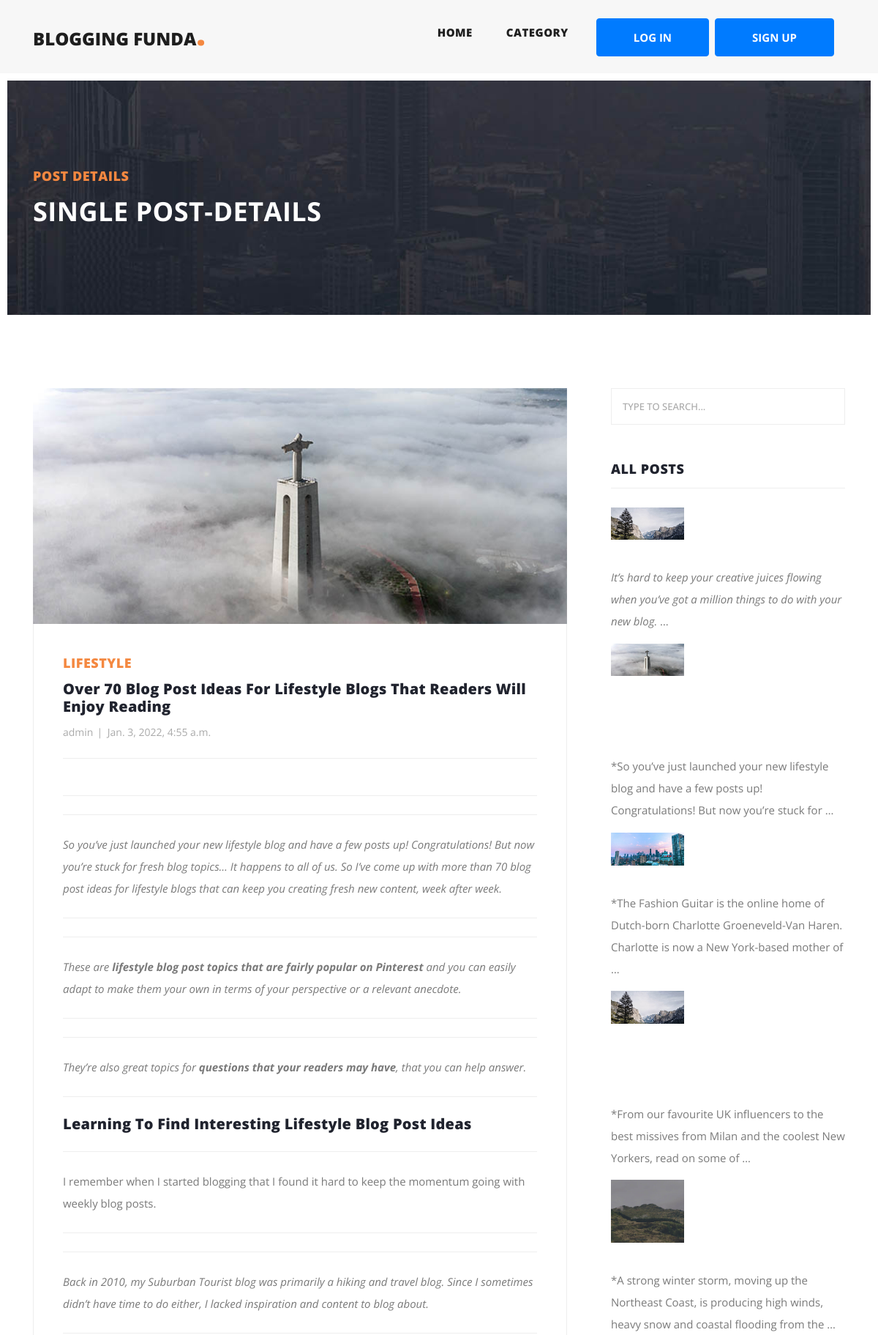
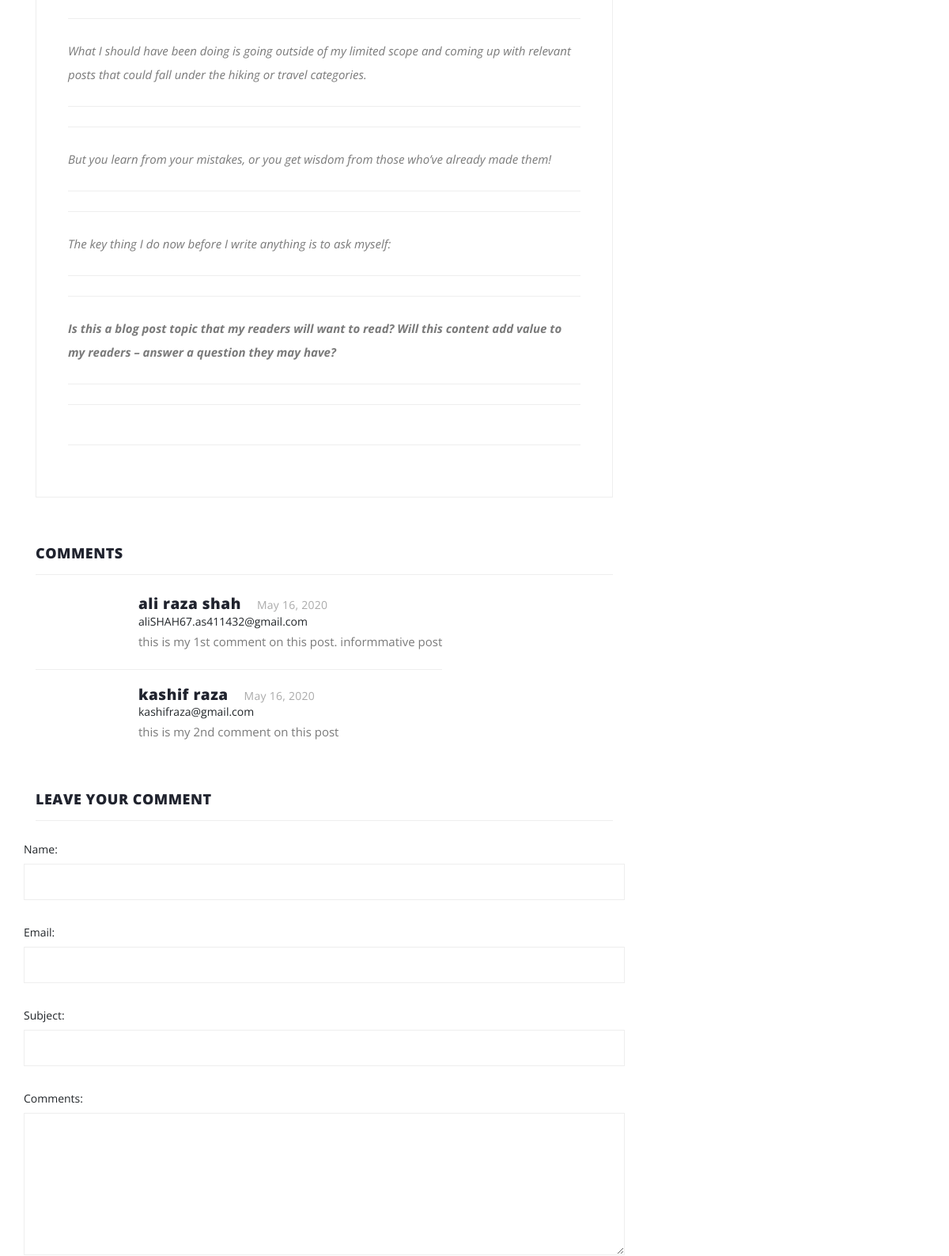
Page /post-details/2ndpost (upper part) on the committed database (2 pictures, top to bottom).
### BlogApp/models.py (models this page shows, shortened)
class Post(models.Model):
    post_id = models.AutoField(primary_key=True)
    title = models.CharField(max_length=100)
    author = models.ForeignKey('auth.User',on_delete=models.CASCADE,)
    content = models.TextField()
    url = models.CharField(max_length=100)
    cat = models.ForeignKey(Category,on_delete=models.CASCADE)
    img = models.ImageField(upload_to = 'post/')
    add_date = models.DateTimeField(auto_now_add=True, null=True)
    tag = models.CharField(max_length=50,null=True)

class Category(models.Model):
    cat_id = models.AutoField(primary_key=True)
    title = models.CharField(max_length=100)
    author = models.ForeignKey('auth.User',on_delete=models.CASCADE,)
    description = models.TextField()
    url = models.CharField(max_length=100)
    img = models.ImageField(upload_to = 'catogery/')

class PostComments(models.Model):
    name = models.CharField(max_length=250)
    email = models.EmailField()
    subject = models.CharField(max_length=250)
    comments = models.TextField()

### BlogApp/views.py (the view, shortened to what this page needs)
# urls.py: path('post-details/<slug:url>',postdetails, name = 'post-details'),
def postdetails(request,url):
    forms = PostCommentsforms(request.POST or None)
    postcomments = PostComments.objects.all()
    posts = Post.objects.get(url=url)
    cats = Category.objects.all()
    all_posts = Post.objects.all()
    return render(request,'post-details.html',{'cats':cats,'posts':posts,'all_posts':all_posts,'forms': forms,'postcomments':postcomments})

### BlogApp/forms.py
class PostCommentsforms(forms.ModelForm):
    class Meta:
        model = PostComments
        fields = ['name','email','subject','comments']
        widget = {'name':forms.TextInput(attrs={'class':'form-control','placeholder':'Your Name'}),'email':forms.EmailField(),'subject':forms.TextInput(attrs={'class':'form-control','placeholder':'Subject Line'}),'Comments':forms.Textarea(attrs={'class':'form-control','placeholder':'Write comments here'})}

### BlogApp/templatetags/markdownsupport.py (called while the page is built)
@register.filter
def convert_markdown(value):
    return markdown.markdown(value)

### templates/post-details.html (shortened to what this page needs)
{% extends 'base.html' %}{% load static %}{% load markdownsupport %}{% block title %}POST-DETAILS{% endblock title %}{% block content %}
<header class="">
    {% include 'header.html'%}
</header>
<div class="heading-page header-text">
    <section class="page-heading">
        <div class="container">
            <div class="row">
                <div class="col-lg-12">
                    <div class="text-content">
                        <h4>Post Details</h4>
                        <h2>
                            SINGLE POST-DETAILS
                        </h2>
                    </div>
                </div>
            </div>
        </div>
    </section>
</div>
<section class="blog-posts grid-system">
    <div class="container">
        <div class="row">
            <div class="col-lg-8">
                <div class="all-blog-posts">
                    <div class="row">
                        <div class="col-lg-12">
                            <div class="blog-post">
                                <div class="blog-thumb">
                                    <img src="/media/{{posts.img}}" alt="">
                                </div>
                                <div class="down-content">
                                    <a href="/allpostonecatogery/{{posts.cat.url}}"><span>{{posts.cat.title}}</span></a>
                                    <a href="post-details.html">
                                        <h4>{{posts.title}}</h4>
                                    </a>
                                    <ul class="post-info">
                                        <li><a href="#">{{posts.author}}</a></li>
                                        <li><a href="#">{{posts.add_date}}</a></li>
                                    </ul>
                                    <p>{{posts.content|convert_markdown|safe}}</p>
                                </div>
                            </div>
                        </div>
                        <div class="col-lg-12">
                            <div class="sidebar-item comments">
                                <div class="sidebar-heading">
                                    <h2> comments</h2>
                                </div>
                                <div class="content">
                                    <ul>{% for postcomment in postcomments%}
                                        <li>
                                            <div class="right-content">
                                                <h4>{{postcomment.name}}<span>May 16, 2020</span></h4>
                                                <span>{{postcomment.email}}</span>
                                                <p>{{postcomment.comments | truncatewords:50}}
                                                </p>
                                            </div>
                                        </li>{% endfor %}
                                    </ul>
                                </div>
                            </div>
                        </div>
                        <div class="col-lg-12">
                            <div class="sidebar-item submit-comment">
                                <div class="sidebar-heading">
                                    <h2>Leave Your comment</h2>
                                </div>
                                <div class="content">
                                    <form id="comment" action="#" method="post">
                                        <div class="row">
                                            {{forms.as_table}}
                                        </div>
                                    </form>
                                </div>
                            </div>
                        </div>
                    </div>
                </div>
            </div>
            <div class="col-lg-4">
                <div class="sidebar">
                    <div class="row">
                        <div class="col-lg-12">
                            <div class="sidebar-item search">
                                <form id="search_form" name="gs" method="GET" action="#">
                                    <input type="text" name="q" class="searchText" placeholder="type to search..." autocomplete="on">
                                </form>
                            </div>
                        </div>
                        <div class="col-lg-12">
                            <div class="sidebar-item categories">
                                <div class="sidebar-heading">
                                    <h2>All Posts</h2>
                                </div>
                                <div class="content">
                                    <ul>
                                        <li>
                                            <ul class="collection">
                                                {% for all_post in all_posts %}
                                                <li class="collection-item avatar">
                                                    <a href="/post-details/{{all_post.url}}"><img src=" /media/{{all_post.img}} " alt=" " class="circle " style="width: 100px;"></a>
                                                    <a href="/post-details/{{all_post.url}} "><span class="title ">{{all_post.title}}</span></a>
                                                    <p>{{all_post.content |truncatewords:20|convert_markdown|safe}}
                                                    </p>
                                                </li>{% endfor %}
                                            </ul>
                                        </li>
                                        <br>
                                    </ul>
                                </div>
                            </div>
                        </div>
                    </div>
                </div>
            </div>
        </div>
    </div>
</section>
<footer>
    {% include 'footer.html' %}
</footer>{% endblock content %}

### static/css/main-1.css (style rules this page uses)
.row { display: -webkit-box; display: -webkit-flex; display: -moz-box; display: -ms-flexbox; display: flex; -webkit-flex-wrap: wrap; -ms-flex-wrap: wrap; flex-wrap: wrap; }
html { -webkit-box-sizing: border-box; -moz-box-sizing: border-box; box-sizing: border-box; }
* { padding: 0; margin: 0; }
*, *:before, *:after { -webkit-box-sizing: inherit; -moz-box-sizing: inherit; box-sizing: inherit; }
body, h1, h2, h3, h4, h5, h6, blockquote, p, pre, dl, dd, ol, ul, figure, hr, fieldset, legend { margin: 0; padding: 0; }
li > ol, li > ul { margin-bottom: 0; }
body { font-family: "Open Sans", "Arial", "Helvetica Neue", sans-serif; font-weight: 400; font-size: 14px; }
h1, h2, h3, h4, h5, h6 { font-weight: 400; }
h2 { font-size: 30px; }
h4 { font-size: 18px; }
input { outline: none; margin: 0; border: none; -webkit-box-shadow: none; -moz-box-shadow: none; box-shadow: none; width: 100%; font-size: 14px; font-family: inherit; }
.title { font-size: 24px; text-transform: uppercase; font-weight: 700; text-align: center; color: #fff; }

### rows in the picture
Post: img (picture), cat "LIFESTYLE", title "Over 70 Blog Post Ideas For Lifestyle Blogs That Readers Will Enjoy Reading", author "admin", add_date "Jan. 3, 2022, 4:55 a.m.", content|convert_markdown "So you’ve just launched your new lifestyle blog and have a few posts up! Congratulations! But now you’re stuck for fresh blog topics… It happens to all of us. So I’ve come up with more than 70 blog post ideas for lifestyle blogs that can keep you creating fresh new content, week after week. These are lifestyle blog post topics that are fairly popular on Pinterest and you can easily adapt to make them your own in terms of your perspective or a relevant anecdote. They’re also great topics for questions that your readers may have , that you can help answer. Learning To Find Interesting Lifestyle Blog Post Ideas I remember when I started blogging that I found it hard to keep the momentum going…", content|convert_markdown "*So you’ve just launched your new lifestyle blog and have a few posts up! Congratulations! But now you’re stuck for …"
PostComments: name "ali raza shah", email "aliSHAH67.as411432@gmail.com", comments "this is my 1st comment on this post. informmative post"
PostComments: name "kashif raza", email "kashifraza@gmail.com", comments "this is my 2nd comment on this post"
Post: img (picture), content|convert_markdown "It’s hard to keep your creative juices flowing when you’ve got a million things to do with your new blog. …"
Post: img (picture), content|convert_markdown "*The Fashion Guitar is the online home of Dutch-born Charlotte Groeneveld-Van Haren. Charlotte is now a New York-based mother of …"
Post: img (picture), content|convert_markdown "*From our favourite UK influencers to the best missives from Milan and the coolest New Yorkers, read on some of …"
Post: img (picture), content|convert_markdown "*A strong winter storm, moving up the Northeast Coast, is producing high winds, heavy snow and coastal flooding from the …"
